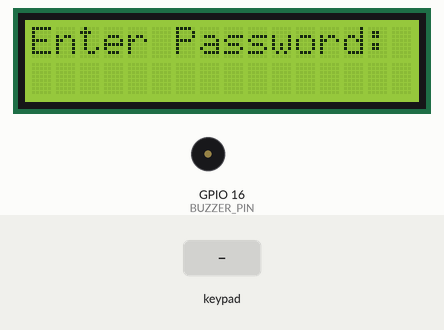
The sketch below on a simulated ESP8266 (NodeMCU). On the bench: 16×2 character LCD, buzzer (waves = sounding, pin HIGH). The test bench sets the inputs (shaded band). WiFi joins after 1.5 s; servers stay silent unless stated; what the sketch prints to the serial monitor is not drawn.

Above: at 3.2 s.
3.3 s: key '2' pressed
At 4.5 s:
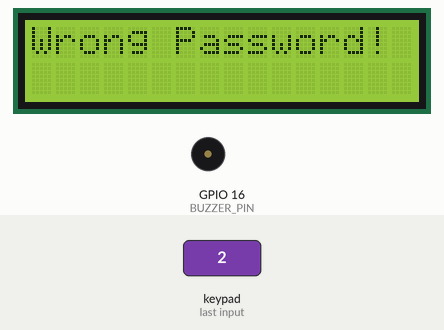
6.3 s: keypad keys 4 5 4 5 pressed 0.4 s apart
At 8.7 s:
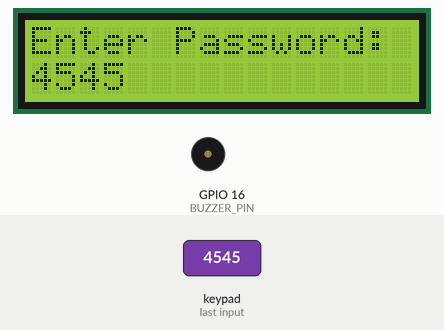
9.4 s: key '2' pressed
At 9.9 s:
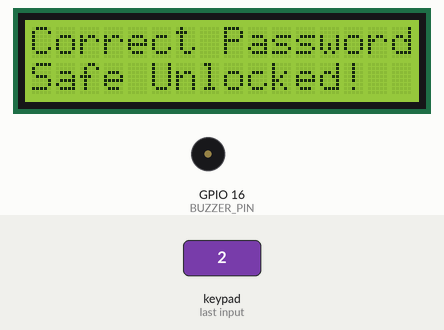
Timing chart, 0 to 12.4 s (numbered marks = the images above; inputs shaded):
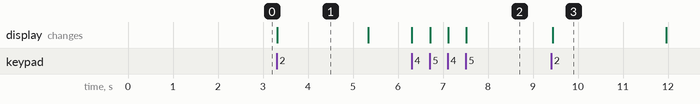

Measured:
- after the input at 3.3 s, the display: changes at once (image 1)
- after the input at 6.3 s, the display: first changes at once (image 2 shows a later state)
- after the input at 9.4 s, the display: changes at once (image 3)
- what the display in image 1 shows lasts 2.0 s, from 3.3 s to 5.3 s

The sketch:

safe_lock2.ino
```cpp
#include <ESP8266WiFi.h>
#include <FirebaseESP8266.h>
#include <Wire.h>
#include <LiquidCrystal_I2C.h>
#include <Keypad.h>
#include <SoftwareSerial.h>

// Constants
const byte LCD_ADDRESS = 0x27;
const byte LCD_COLS = 16;
const byte LCD_ROWS = 2;
const byte KEYPAD_ROWS = 2;
const byte KEYPAD_COLS = 2;
const byte MAX_PASSWORD_LENGTH = 4;
const byte MAX_ATTEMPTS = 3;
const unsigned long BUZZER_DURATION = 5000;
const unsigned long MESSAGE_DURATION = 2000;

// Pin definitions
const byte BUZZER_PIN = 16;  // GPIO16 (D0)

// Keypad row and column pin assignments
byte ROW_PINS[KEYPAD_ROWS] = {0, 2};     // GPIO0(D3), GPIO2(D4)
byte COL_PINS[KEYPAD_COLS] = {13, 15};   // GPIO13(D7), GPIO15(D8)

// Keypad layout
char KEYS[KEYPAD_ROWS][KEYPAD_COLS] = {
    {'1', '2'},
    {'4', '5'}
};

// Wi-Fi and Firebase configuration
const char* WIFI_SSID = "";
const char* WIFI_PASSWORD = "";
const char* FIREBASE_HOST = "";
const char* FIREBASE_AUTH = "";
// Firebase objects
FirebaseData firebaseData;
FirebaseConfig firebaseConfig;
FirebaseAuth firebaseAuth;

// SoftwareSerial setup
#define RX_PIN 14  // D5
#define TX_PIN 12  // D6
SoftwareSerial mySerial(RX_PIN, TX_PIN);

// LCD and Keypad objects
LiquidCrystal_I2C lcd(LCD_ADDRESS, LCD_COLS, LCD_ROWS);
Keypad keypad = Keypad(makeKeymap(KEYS), ROW_PINS, COL_PINS, KEYPAD_ROWS, KEYPAD_COLS);

// Security variables
const String CORRECT_PASSWORD = "4545";
String inputPassword = "";
byte attempts = 0;

void setup() {
    // Initialize pins
    pinMode(BUZZER_PIN, OUTPUT);
    digitalWrite(BUZZER_PIN, LOW);

    // Initialize Serial for debugging
    Serial.begin(115200);
    mySerial.begin(115200);

    // Initialize LCD
    Wire.begin();
    lcd.begin();
    lcd.backlight();
    updateDisplay();

    // Connect to Wi-Fi
    connectToWiFi();

    // Firebase configuration
    firebaseConfig.host = FIREBASE_HOST;
    firebaseConfig.signer.tokens.legacy_token = FIREBASE_AUTH;
    Firebase.begin(&firebaseConfig, &firebaseAuth);
    Firebase.reconnectWiFi(true);

    // Initialize Firebase database values
    initializeFirebase();
}

void connectToWiFi() {
    WiFi.mode(WIFI_STA);
    WiFi.begin(WIFI_SSID, WIFI_PASSWORD);
    Serial.print("Connecting to Wi-Fi");
    while (WiFi.status() != WL_CONNECTED) {
        Serial.print(".");
        delay(500);
    }
    Serial.println();
    Serial.print("Connected to Wi-Fi: ");
    Serial.println(WiFi.localIP());
}

void initializeFirebase() {
    if (Firebase.setInt(firebaseData, "/object_too_close", 0)) {
        Serial.println("Initialized object_too_close to 0");
    } else {
        Serial.print("Firebase initialization failed: ");
        Serial.println(firebaseData.errorReason());
    }

    if (Firebase.setInt(firebaseData, "/password_correct", 0)) {
        Serial.println("Initialized password_correct to 0");
    }

    if (Firebase.setInt(firebaseData, "/emergency_alert", 0)) {
        Serial.println("Initialized emergency_alert to 0");
    }
}

void loop() {
    // Check for incoming data from STM32
    if (mySerial.available()) {
        String receivedData = mySerial.readStringUntil('\n');
        handleSTM32Data(receivedData);
    }

    // Check keypad input
    char key = keypad.getKey();
    if (key) {
        handleKeypadInput(key);
    }
}

void handleSTM32Data(String receivedData) {
    if (receivedData.indexOf("ALERT") != -1) {
        Serial.println("Alert received: Object too close!");
        updateFirebase("/object_too_close", 1);
        delay(200);
        updateFirebase("/object_too_close", 0);
    }
}

void handleKeypadInput(char key) {
    Serial.print("\nKey Pressed: ");
    Serial.println(key);

    switch (key) {
        case '2':  // Enter key to check password
            if (inputPassword == CORRECT_PASSWORD) {
                handleCorrectPassword();
            } else {
                handleWrongPassword();
            }
            break;

        case '1':  // Clear input
            clearInput();
            break;

        default:
            if (inputPassword.length() < MAX_PASSWORD_LENGTH) {
                inputPassword += key;
                lcd.setCursor(0, 1);
                lcd.print(inputPassword);  // Show the current input on the LCD
                Serial.print("Current input: ");
                Serial.println(inputPassword);
            }
            break;
    }
}

void handleCorrectPassword() {
    Serial.println("Correct password entered!");
    lcd.clear();
    lcd.print("Correct Password");
    lcd.setCursor(0, 1);
    lcd.print("Safe Unlocked!");
    delay(MESSAGE_DURATION);

    updateFirebase("/password_correct", 1);
    delay(200);
    updateFirebase("/password_correct", 0);

    attempts = 0;
    clearInput();
}

void handleWrongPassword() {
    Serial.println("Wrong password entered!");
    attempts++;
    lcd.clear();
    lcd.print("Wrong Password!");
    delay(MESSAGE_DURATION);

    if (attempts >= MAX_ATTEMPTS) {
        triggerAlarm();
        updateFirebase("/emergency_alert", 1);
        delay(200);
        updateFirebase("/emergency_alert", 0);
        attempts = 0;
    }

    clearInput();
}

void triggerAlarm() {
    Serial.println("Alarm triggered!");
    lcd.clear();
    lcd.print("Alert! Buzzer On");
    digitalWrite(BUZZER_PIN, HIGH);
    delay(BUZZER_DURATION);
    digitalWrite(BUZZER_PIN, LOW);
}

void updateFirebase(const char* path, int value) {
    if (Firebase.setInt(firebaseData, path, value)) {
        Serial.print("Firebase updated: ");
        Serial.print(path);
        Serial.print(" = ");
        Serial.println(value);
    } else {
        Serial.print("Failed to update Firebase: ");
        Serial.println(firebaseData.errorReason());
    }
}

void updateDisplay() {
    lcd.clear();
    lcd.print("Enter Password:");
}

void clearInput() {
    inputPassword = "";
    updateDisplay();
}
```
